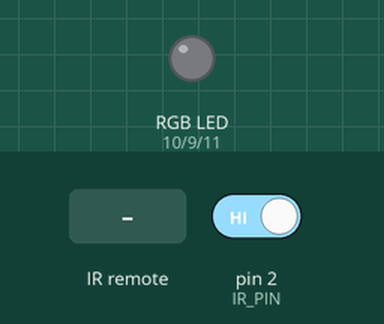
Bench run of a sketch on a simulated Arduino Mega 2560, built with avr-gcc and run on an emulated ATmega2560. Parts: an RGB LED mixed from three pins (HIGH = lit). Wiring (inferred from the names in the program): IR receiver: data pin 2. The test bench sets the inputs (shaded band); at power-on: pin 2 (IR_PIN) HIGH. Random numbers use the default seed unless the sketch sets one.

Above: at 1.2 s.
1.3 s: infrared code 0x17 received
At 3.45 s:
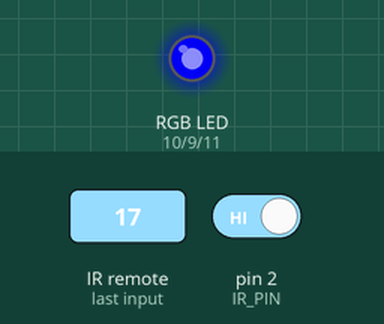
4.3 s: infrared code 0x0F received
At 5.3 s:
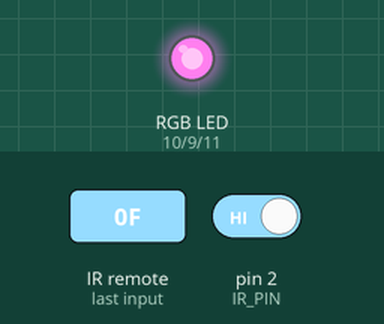
Timing chart, 0 to 7.3 s (numbered marks = the images above; inputs shaded):
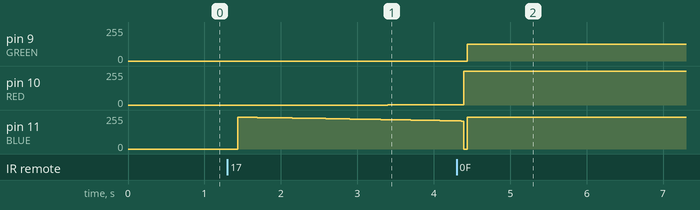

Measured:
- after the input at 1.3 s, pin 10 (RED): 0/255 → 1/255 after 2.1 s, → 2/255 0.56 s later
- after the input at 4.3 s, pin 9 (GREEN): 0/255 → 127/255 after 0.14 s

The sketch:

RGB_LEDStrip_range.ino
```cpp
//#define DEBUG_COLORS
#define RED      10// pin for red LED
#define GREEN    9 // pin for green
#define BLUE     11 // pin for blue
#define RED_FACTOR    1.0    // RED correction factor to compensate for different LED brightnesses
#define GREEN_FACTOR  0.5    // GREEN correction factor
#define BLUE_FACTOR   0.9375 // BLUE correction factor. At least one of these factors should be 1.0 and none must be greater than 1.0

#define IR_PIN  2  // IR Sensor Input Pin
#define IR_INT  0  // IR Sensor Pin Interrupt Number
// IR Timing constants: microseconds -- See also: Extended NEC IR Protocol
#define IR_INTRO_H_L 8400  // IR Prefix High Length, Lower bound
#define IR_INTRO_H_U 10000  // IR Prefix High Length, Upper bound
#define IR_INTRO_L_L 3600  // IR Prefix Low Timing, Lower bound
#define IR_INTRO_L_U 5200  // IR Prefix Low Timing, Upper bound
#define IR_BITPULSE_L 450  // IR Bit Intro Pulse Length, Lower bound
#define IR_BITPULSE_U 800  // IR Bit Intro Pulse Length, Upper bound
#define IR_BIT_0_L 350  // IR 0-Bit Pause Length, Lower bound
#define IR_BIT_0_U 800  // IR 0-Bit Pause Length, Upper bound
#define IR_BIT_1_L 1400  // IR 1-Bit Pause Length, Lower bound
#define IR_BIT_1_U 1900  // IR 1-Bit Pause Length, Upper bound

// Internal Mode numbers
#define OFF 0
#define FLASH 1
#define STROBE 2
#define FADE 3
#define SMOOTH 4
#define RANDOM 5

volatile unsigned long lastmicro = 0;
volatile unsigned int buffer[64];
volatile unsigned int lastlen = 0;
volatile short pos = -1;
volatile unsigned long lastcode = 0;

double oh = 0, os = 0, ov = 0; // "old" hue, saturation, value
double ch = 0, cs = 0, cv = 0; // "current" hue, saturation, value
double th = 0, ts = 0, tv = 0; // "target" hue, saturation, value
uint16_t steps = 0, cstep = 0;   // steps to take in this scene, current step
boolean power = true;       // Have you tried turning it off and on again?
uint8_t scenecounter = 0;       // counts the scenes inside a mode (scene 0 = intro, 1..n = cycle)
// Internal user state variables -- set directly to initialize your debug settings
uint16_t usr_hue = 0;
uint8_t  usr_sat = 0, usr_val = 255;
uint8_t  usr_mode = SMOOTH, usr_submode = 0;

void setup() {
  for( int a=9; a<=11; a++) {
    pinMode(a, OUTPUT);
  }
#ifndef DEBUG_COLORS
  pinMode(IR_PIN, INPUT);
  attachInterrupt(IR_INT, record, CHANGE);
#else
  Serial.begin(115200);
#endif
  fadeTo(0,0,0,1);
  randomSeed(analogRead(0));
}

void loop() {
  if( lastcode > 0 ) {
#ifdef DEBUG_COLORS
    Serial.println(lastcode, HEX);
#else
    button(lastcode);
#endif
    lastcode = 0;
  }
  if(cstep > steps) {
    moderunner();
  }
  else {
    fader();
  }
  delay(1);
}

inline void moderunner() {
  uint16_t cycles;
  scenecounter++;
#ifdef DEBUG_COLORS
  Serial.print(usr_mode);
  Serial.print(usr_submode);
  Serial.println(scenecounter);
#endif
  switch(usr_mode) {
#ifndef DEBUG_COLORS
  case FLASH:
    cycles = 2000/(usr_submode+1);
    switch(scenecounter) {
    case 0:
      fadeTo(ch,0,255,240);
      break;
    case 1:
      fadeTo(ch,0,0,1);
      break;
    case 2:
      fadeWait(cycles);
      break;
    case 3:
      fadeTo(usr_hue,usr_sat,usr_val,1);
      break;
    default:
      fadeWait(cycles);
      scenecounter = 0;
      break;
    }
    break;
  case STROBE:
    if(usr_submode == 0) {
      fadeTo(usr_hue, usr_sat, usr_val, 24);
    }
    else {
      switch(scenecounter) {
      case 0:
        fadeTo(ch,0,255,240);
        break;
      case 1:
        fadeTo(ch,0,0,1);
        break;
      case 2:
        fadeWait(10*(usr_submode+1)*usr_submode);
        break;
      case 3:
        fadeTo(usr_hue,usr_sat,usr_val,1);
        break;
      default:
        fadeWait(10*usr_submode);
        scenecounter = 0;
        break;
      }
    }
    break;
  case FADE:
    cycles = 4097 >> (usr_submode>>1);
    if( scenecounter == 0 ) {
      fadeTo(ch,0,255*(usr_submode%2),24);
    }
    else {
      fadeTo(
      (usr_sat == 0.0) ? (scenecounter - 1) * 60 : usr_hue,
      31 + (224 * ((usr_submode%2) | ((scenecounter%2)^1))),
      (usr_val * (((usr_submode%2)^1) | (scenecounter%2))),
      cycles
        );
      scenecounter %= 6;
    }
    break;
#endif
  case SMOOTH:
    cycles = 0xFFFF>>(usr_submode+1);
    switch(scenecounter) {
    case 0:
      fadeTo(240,255,usr_val,24);
      break;
    case 1:
      fadeTo((usr_submode%2==0)?120:0,255,usr_val,cycles);
      break;
    case 2:
      fadeTo((usr_submode%2==0)?0:120,255,usr_val,cycles);
      break;
    default:
      fadeTo(240,255,usr_val,cycles);
      scenecounter = 0;
      break;
    }
    break;
#ifndef DEBUG_COLORS
  case RANDOM:
    if( scenecounter == 1 ) {
      fadeTo(
      usr_sat == 0 ? random(360) : usr_hue + 360 + random(16)-8,
      random(192)+63,
      (random(128)+127)*(usr_val/256.0),
      random(1024+random(2048*(usr_submode+1)))
        );
    }
    else {
      fadeWait(1+random(128*(usr_submode+1)));
      scenecounter = 0;
    }
    break;
#endif
  }
}

#ifndef DEBUG_COLORS
inline void setpower(boolean on) {
  power = on;
}

void setmode(uint8_t mode) {
  if(usr_mode != mode) {
    scenecounter = -1;
    usr_mode = mode;
    usr_submode = 0;
  }
  else {
    scenecounter = -1;
    usr_submode = (usr_submode+1) % 4;
  }
  cstep = steps - 1;
}

void setcolor(uint16_t h, uint8_t s) {
  usr_hue = h;
  usr_sat = s;
  th = h;
  ts = s;
  cstep--;
}

void setbrightness(uint16_t v) {
  if( v > 255 ) v = 255;
  if( v < 32 ) v = 32;
  usr_val = v;
  tv = v;
  cstep--;
}

void button(uint8_t code) {
  switch(code) {
  case 0x3F:  //ON
    if( power ) {
      setmode(RANDOM);
    }
    setpower(true);
    break;
  case 0xBF:  //OFF
    setpower(false);
    break;
  case 0xFF:  //BRIGHTER
    setbrightness(usr_val + 32);
    break;
  case 0x7F:  //DARKER
    setbrightness(usr_val - 32);
    break;
  case 0x2F:  //FLASH
    setmode(FLASH);
    break;
  case 0x0F:  //STROBE
    setmode(STROBE);
    break;
  case 0x17:  //SMOOTH
    setmode(SMOOTH);
    break;
  case 0x37:  //FADE
    setmode(FADE);
    break;
  case 0xDF:  //RED
    setcolor(0,255);
    break;
  case 0x5F:  //GREEN
    setcolor(120,255);
    break;
  case 0x9F:  //BLUE
    setcolor(240,255);
    break;
  case 0x1F: //WHITE
    setcolor(ch,0);
    break;
  case 0xEF:  //ORANGE
    setcolor(10,255);
    break;
  case 0xCF:  //ORANGE_YELLOW
    setcolor(25,255);
    break;
  case 0xF7:  //YELLOW
    setcolor(50,255);
    break;
  case 0xD7:  //GREENISH_YELLOW
    setcolor(90,255);
    break;
  case 0x6F:  //TURQUOISE
    setcolor(145,255);
    break;
  case 0x4F:  //CYAN
    setcolor(170,255);
    break;
  case 0x77:  //
    setcolor(210,255);
    break;
  case 0x57:  //
    setcolor(225,255);
    break;
  case 0xAF:  //BLUE_PURPLE
    setcolor(250,255);
    break;
  case 0x8F:  //DARK_PURPLE
    setcolor(275,255);
    break;
  case 0xB7:  //PINKISH_PURPLE
    setcolor(300,255);
    break;
  case 0x97:  //PINK
    setcolor(340,255);
    break;
  }
}
#endif
void fadeTo(uint16_t h, uint8_t s, uint8_t v, uint16_t cycles) {
  // the next three lines protect against NaN bugs. I should probably find them instead of shimming it here.
  if( ch != ch ) ch = 0;
  if( cs != cs ) cs = 0;
  if( cv != cv ) cv = 0;
  oh = ch;
  os = cs;
  ov = cv;
  th = h;
  ts = s;
  tv = v;
  steps = cycles;
  cstep = 0;
}
void fadeWait(uint16_t cycles) {
  oh = ch;
  os = cs;
  ov = cv;
  steps = cycles;
  cstep = 0;
}

double curve(double i) {
  if (i < .5) return i * i * 2;
  i = 1 - i;
  return 1 - i * i * 2;
}

double normalize(double x, double upper) {
  return x / upper;
}

void fader() {
  if( _abs(oh - th) > 180) {
    if( th < oh ) {
      th += 360;
    }
    else {
      oh += 360;
    }
  }
  ch = _mod(oh + ((th - oh) * (normalize(cstep, steps))), 360);
  cs = os + ((ts - os) * (normalize(cstep, steps)));
  cv = ov + ((tv - ov) * (normalize(cstep, steps)));
  if(power) {
    sethsv(ch, cs, cv);
  }
  else {
    ch = cs = cv = 0;
    sethsv(0,0,0);
  }
  cstep++;
}

#ifndef DEBUG_COLORS
inline boolean between(int l, int x, int u) {
  return (unsigned)(x - l) <= (u - l);
}

inline void decode() {
  int len_even_H, len_odd_L;
  int b;
  lastcode = 0;
  for( int a = 31; a >= 0; a-- ) {
    b = a*2;
    len_even_H = buffer[b];
    len_odd_L  = buffer[b + 1];
    if( between(IR_BITPULSE_L,len_even_H,IR_BITPULSE_U) && between(IR_BIT_0_L,len_odd_L,IR_BIT_0_U) ) {
      //pass
    }
    else if( between(IR_BITPULSE_L,len_even_H,IR_BITPULSE_U) && between(IR_BIT_1_L,len_odd_L,IR_BIT_1_U) ) {
      lastcode = lastcode | (unsigned long)1 << (31-a);
    }
    else {
      lastcode = 0xFFFFFFFFL;
      return;
    }
  }
}

void record() {
  unsigned int len;
  unsigned long micro = micros();
  len = micro - lastmicro;
  if( pos > 63 ) {
    pos = -1;
    noInterrupts();
    decode();
    interrupts();
  }
  else if( pos >= 0 ) {
    buffer[pos++] = len;
  }
  else if( between(IR_INTRO_H_L,lastlen,IR_INTRO_H_U) && between(IR_INTRO_L_L,len,IR_INTRO_L_U) ) {
    pos = 0;
  }
  lastmicro = micro;
  lastlen = len;
}
#endif

inline double _abs(double x) {
  return ((x)>0.0?(x):-(x));
}

double _mod(double op, int mod) {
  return (op - (((int)(op/mod))*mod));
}

void sethsv(double hue, double sat, double val) {
  double r;
  double g;
  double b;
  double m;
  double n;
  double base;
  double rem;

  val *= (1-(_abs((_mod(hue+60,120)-60)/120.0) * (sat/256)));

  if (sat == 0.0) { // Acromatic color (gray).
    r=val;
    g=val;
    b=val;
  }
  else {
    base = (((255 - sat) * val)/256);
    rem = _mod(hue,60);
    m = ((((val-base)*rem)/60)+base);
    n = ((((val-base)*(60-rem))/60)+base);
    //m = ((long(val-base)*long(hue%60))/60L)+base;
    //n = ((long(val-base)*long(60-(hue%60)))/60L)+base;
    //n = (int)(((255.0 - ((sat*rem)/60.0)) * val) / 60.0);
    //m = (int)(((255.0 - ((sat*(255.0 - rem))/60.0)) * val) / 60.0);

    switch((uint8_t)(hue/60)) {
    case 0:
      r = val;
      g = m;
      b = base;
      break;

    case 1:
      r = n;
      g = val;
      b = base;
      break;

    case 2:
      r = base;
      g = val;
      b = m;
      break;

    case 3:
      r = base;
      g = n;
      b = val;
      break;

    case 4:
      r = m;
      g = base;
      b = val;
      break;

    default:
      r = val;
      g = base;
      b = n;
      break;
    }
  }
  setrgb(r,g,b);
}

void setrgb(double r, double g, double b) {
  setraw(r*RED_FACTOR*curve(r/255.0), g*GREEN_FACTOR*curve(g/255.0), b*BLUE_FACTOR*curve(b/255.0));
}

inline void setraw(uint8_t r, uint8_t g, uint8_t b) {
  analogWrite(RED, r);
  analogWrite(GREEN, g);
  analogWrite(BLUE, b);
#ifdef DEBUG_COLORS
  if(cstep%(steps/4) == 0) {
  Serial.print(ch);
  Serial.print("\t");
  Serial.print(cs);
  Serial.print("\t");
  Serial.print(cv);
  Serial.print("\tR");
  Serial.print(r);
  Serial.print("\tG");
  Serial.print(g);
  Serial.print("\tB");
  Serial.println(b);
  }
#endif
}
```
